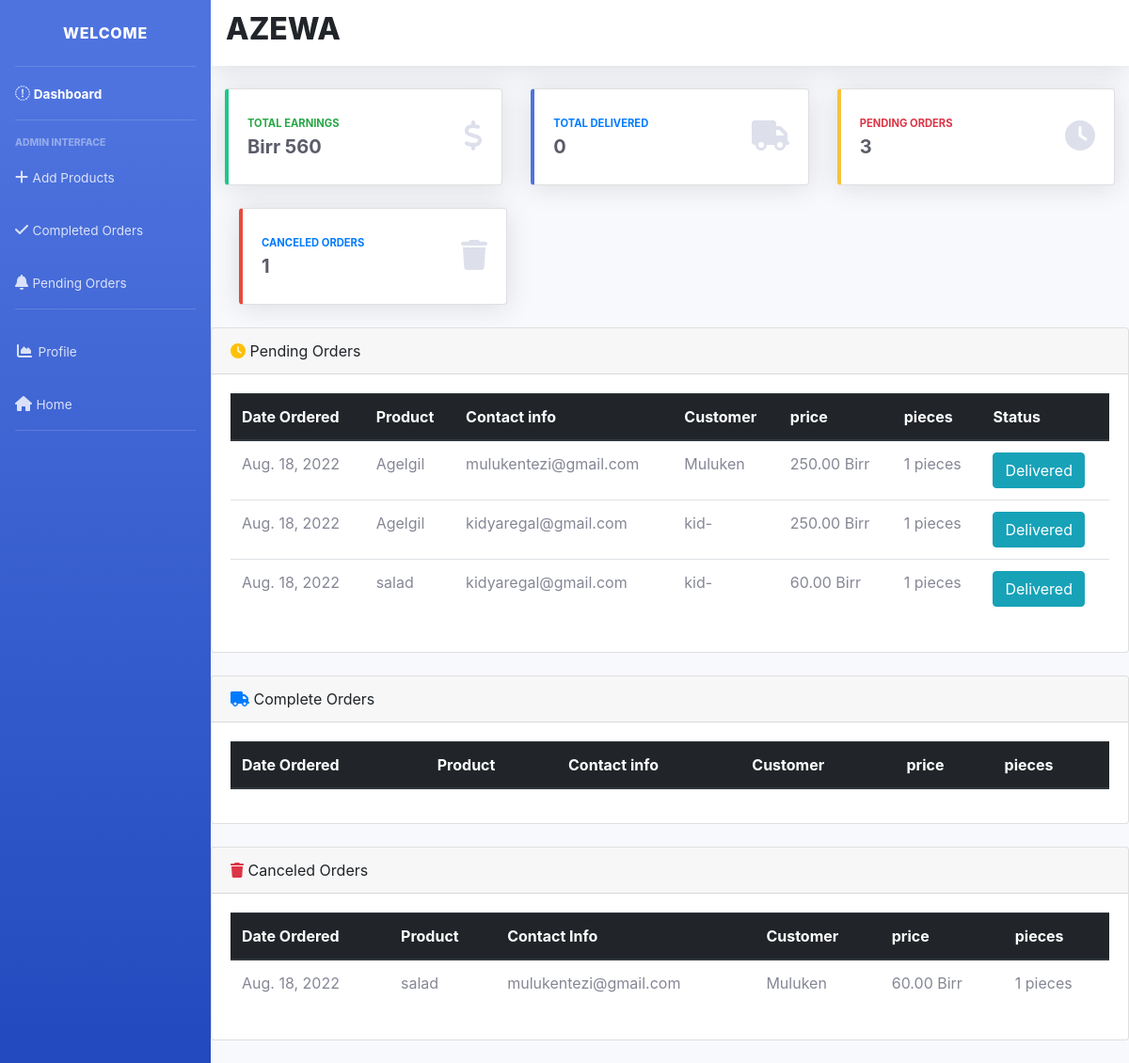
The page /Dashboard/ (signed in) on the database its author committed.
### blog/models.py (models this page shows, shortened)
class OrderItem(models.Model):
    ORDER_STATUS = (
        ('Active', 'Active'),
        ('Delivered', 'Delivered'),
        ('Canceled', 'Canceled'),
    )
    Customer = models.ForeignKey(User, on_delete=models.CASCADE)
    product = models.ForeignKey(Post, on_delete=models.CASCADE)
    order = models.ForeignKey(Order,on_delete=models.CASCADE)
    quantity = models.PositiveIntegerField(default=1, null=True, blank=True)
    ordered_date = models.DateField(default=timezone.now)
    status = models.CharField(max_length=20, choices=ORDER_STATUS, default='Active')
    def __str__(self):
        return '%s' % (self.status)

class Post(models.Model):
    LABELS = (
        ('Best Selling Foods', 'Best Selling Foods'),
        ('New Food', 'New Food'),
        ('Spicy Foods', 'Spicy Foods'),
        ('Cultural Food', 'Cultural Food'),
        ('Fasting Food', 'Fasting Food'),
    )
    title = models.CharField(max_length=100,help_text='Enter the name of the food')
    content = models.TextField()
    date_posted = models.DateTimeField(default=timezone.now)
    author = models.ForeignKey(User, on_delete=models.CASCADE)
    slug = models.SlugField(default="foods")
    labels = models.CharField(max_length=25, default='New Food',choices=LABELS, blank=True)
    pieces = models.PositiveIntegerField(default=1)
    price = models.DecimalField(max_digits=10,decimal_places=2,default=0.00)
    image = models.ImageField(default='default.jpg', upload_to='images/')
    image2 = models.ImageField(default='default.jpg', upload_to='images/')
    def __str__(self) :
        return self.title

### blog/views.py (the view)
# urls.py: path('Dashboard/', views.dashbord, name='dashboard'),
@login_required
@staff_member_required
def dashbord(request):
    user=request.user
    pending=OrderItem.objects.filter(status='Active',order__restaurant=user).order_by('-id')
    print(pending)
    complete=OrderItem.objects.filter(status='Delivered',order__restaurant=request.user)
    Canceled=OrderItem.objects.filter(status='Canceled',order__restaurant=request.user)
    bill = pending.aggregate(Sum('product__price'))
    total = bill.get("product__price__sum")
    context={
        'pending':pending,
        'complete':complete,
        'Canceled':Canceled,
        'total':total
    }
    if request.method == 'POST':
        order=OrderItem.objects.filter(status='Active',order__restaurant=request.user, id=request.POST['id'])
        print(order)
        order.update(status='Delivered')
    return render(request,'blog/dashboard.html',context)

### blog/templates/blog/dashboard.html (shortened to what this page needs)
{%block content%}
{% load static %}
<!DOCTYPE html>
<html lang="en">
<head>
   <link href="https://cdnjs.cloudflare.com/ajax/libs/font-awesome/5.15.0/css/all.min.css" rel="stylesheet">
   <link href="{% static 'blog/owl.carousel.min.css'%}" type="text/css" rel="stylesheet">
    <link href="{% static 'blog/style.css'%}" type="text/css" rel="stylesheet">
  <link href="{% static 'blog/sb-admin-2.min.css'%}" rel="stylesheet">
  <link rel="stylesheet" type="text/css" href="{% static 'blog/sb-admin-2.min.css' %}">
  <link rel="stylesheet" href="https://maxcdn.bootstrapcdn.com/bootstrap/4.0.0/css/bootstrap.min.css">
</head>
<body id="page-top">
  <div id ="wrapper">
    <ul class="navbar-nav bg-gradient-primary sidebar sidebar-dark accordion" id="accordionSidebar">
      <a class="sidebar-brand d-flex align-items-center justify-content-center" href="{% url 'dashboard' %}">
        <div class="sidebar-brand-text mx-3">Welcome</div>
      </a>
      <hr class="sidebar-divider my-0">
      <li class="nav-item active">
        <a class="nav-link" href="{% url 'dashboard' %}">
          <i class="fa fa-bandcamp"></i>
          <span>Dashboard</span></a>
      </li>
      <hr class="sidebar-divider">
      <div class="sidebar-heading">
        Admin Interface
      </div>
      <li class="nav-item">
        <a class="nav-link" href="{% url 'post-create' %}">
          <i class="fa fa-plus"></i>
          <span>Add Products</span>
        </a>
      </li>
      <li class="nav-item">
        <a class="nav-link" href="#">
          <i class="fa fa-check"></i>
          <span>Completed Orders</span>
        </a>
      </li>
      <li class="nav-item">
        <a class="nav-link" href="#">
          <i class="fa fa-bell"></i>
          <span>Pending Orders</span>
        </a>
      </li>
      <hr class="sidebar-divider">
      <li class="nav-item">
        <a class="nav-link" href="{%url 'profile'%}">
          <i class="fas fa-fw fa-chart-area"></i>
          <span>Profile</span>
        </a>
      </li>
      <li class="nav-item">
        <a class="nav-link" href="{% url 'blog-home' %}">
          <i class="fa fa-home"></i>
          <span>Home</span>
        </a>
      </li>
      <hr class="sidebar-divider d-none d-md-block">
    </ul>
    <div id="content-wrapper" class="d-flex flex-column">
      <div id="content">
        <nav class="navbar navbar-expand navbar-light bg-white topbar mb-4 static-top shadow">
          <h2 class="text-center">{{user|upper}}<h3>
        </nav>
        <div class="container-fluid">
          <div class="row">
            <div class="col-xl-4 col-md-4 mb-4">
              <div class="card border-left-success shadow h-100 py-2">
                <div class="card-body">
                  <div class="row no-gutters align-items-center">
                    <div class="col mr-2">
                      <div class="text-xs font-weight-bold text-success text-uppercase mb-1">Total Earnings</div>
                      <div class="h5 mb-0 font-weight-bold text-gray-800">Birr {{total}}</div>
                    </div>
                    <div class="col-auto">
                      <i class="fas fa-dollar-sign fa-2x text-gray-300"></i>
                    </div>
                  </div>
                </div>
              </div>
            </div>
            <div class="col-xl-4 col-md-4 mb-4">
              <div class="card border-left-primary shadow h-100 py-2">
                <div class="card-body">
                  <div class="row no-gutters align-items-center">
                    <div class="col mr-2">
                      <div class="text-xs font-weight-bold text-primary text-uppercase mb-1">Total Delivered</div>
                      <div class="h5 mb-0 font-weight-bold text-gray-800">{{ complete.count }}</div>
                    </div>
                    <div class="col-auto">
                      <i class="fas fa-truck fa-2x text-gray-300"></i>
                    </div>
                  </div>
                </div>
              </div>
            </div>
            <div class="col-xl-4 col-md-4 mb-4">
              <div class="card border-left-warning shadow h-100 py-2">
                <div class="card-body">
                  <div class="row no-gutters align-items-center">
                    <div class="col mr-2">
                      <div class="text-xs font-weight-bold text-danger text-uppercase mb-1">Pending Orders</div>
                      <div class="h5 mb-0 font-weight-bold text-gray-800">{{pending.count}}</div>
                    </div>
                    <div class="col-auto">
                      <i class="fa fa-clock fa-2x text-gray-300"></i>
                    </div>
                  </div>
                </div>
              </div>
            </div>
          </div>
          <div class="col-xl-4 col-md-4 mb-4">
            <div class="card border-left-danger shadow h-100 py-2">
              <div class="card-body">
                <div class="row no-gutters align-items-center">
                  <div class="col mr-2">
                    <div class="text-xs font-weight-bold text-primary text-uppercase mb-1">Canceled Orders</div>
                    <div class="h5 mb-0 font-weight-bold text-gray-800">{{ Canceled.count }}</div>
                  </div>
                  <div class="col-auto">
                    <i class="fas fa-trash fa-2x text-gray-300"></i>
                  </div>
                </div>
              </div>
            </div>
          </div>
          </div>
        <div class="card mb-4">
          <div class="card-header">
              <i class="fas fa-clock me-1 text-warning"></i>
              Pending Orders
          </div>
          <div class="card-body">
              <table id="datatablesSimple" class="table table-hover">
                  <thead class="thead-dark">
                      <tr>
                          <th>Date Ordered</th>
                          <th>Product</th>
                          <th>Contact info</th>
                          <th>Customer</th>
                          <th>price</th>
                          <th>pieces</th>
                          <th>Status</th>
                      </tr>
                  </thead>
                  <tbody>
                    {%for item in pending%}
                      <tr>
                          <td>{{ item.ordered_date }}</td>
                          <td>{{ item.product }}</td>
                          <td>{{ item.Customer.email }}</td>
                          <td>{{item.Customer}}</td>
                          <td>{{ item.product.price }} Birr</td>
                          <td>{{ item.product.pieces }} pieces</td>
                          <form method="POST" action="">
                            <td><button  type="submit" class="btn btn-info" href="">Delivered</button></td>
                          </form>
                      </tr>
                    {%endfor%}
                  </tbody>
              </table>
          </div>
      </div>
        <div class="card mb-4">
          <div class="card-header">
              <i class="fas fa-truck me-1 text-primary"></i>
              Complete Orders
          </div>
          <div class="card-body">
              <table id="datatablesSimple" class="table table-hover">
                  <thead class="thead-dark">
                      <tr>
                          <th>Date Ordered</th>
                          <th>Product</th>
                          <th>Contact info</th>
                          <th>Customer</th>
                          <th>price</th>
                          <th>pieces</th>
                      </tr>
                  </thead>
              </table>
          </div>
      </div>
        <div class="card mb-4">
          <div class="card-header">
              <i class="fas fa-trash me-1 text-danger"></i>
              Canceled Orders
          </div>
          <div class="card-body">
              <table id="datatablesSimple" class="table table-hover">
                  <thead class="thead-dark">
                      <tr>
                          <th>Date Ordered</th>
                          <th>Product</th>
                          <th>Contact Info</th>
                          <th>Customer</th>
                          <th>price</th>
                          <th>pieces</th>
                      </tr>
                  </thead>
                  <tbody>
                    {%for item in Canceled%}
                      <tr>
                          <td>{{ item.ordered_date }}</td>
                          <td>{{ item.product }}</td>
                          <td>{{ item.Customer.email }}</td>
                          <td>{{ item.Customer}}</td>
                          <td>{{ item.product.price }} Birr</td>
                          <td>{{ item.product.pieces }} pieces</td>
                      </tr>
                    {%endfor%}
                  </tbody>
              </table>
          </div>
      </div>
  </div>
  </body>
</html>
{%endblock content%}

### rows shown on the page
OrderItem: ordered_date "Aug. 18, 2022", product "Agelgil", Customer.email "mulukentezi@gmail.com", Customer "Muluken", product.price "250.00", product.pieces "1"
OrderItem: ordered_date "Aug. 18, 2022", product "Agelgil", Customer.email "kidyaregal@gmail.com", Customer "kid-", product.price "250.00", product.pieces "1"
OrderItem: ordered_date "Aug. 18, 2022", product "salad", Customer.email "kidyaregal@gmail.com", Customer "kid-", product.price "60.00", product.pieces "1"
OrderItem: ordered_date "Aug. 18, 2022", product "salad", Customer.email "mulukentezi@gmail.com", Customer "Muluken", product.price "60.00", product.pieces "1"

### other values the page prints
{{ user|upper }} "AZEWA"
{{ total }} "560"
{{ complete.count }} "0"
{{ pending.count }} "3"
{{ Canceled.count }} "1"
